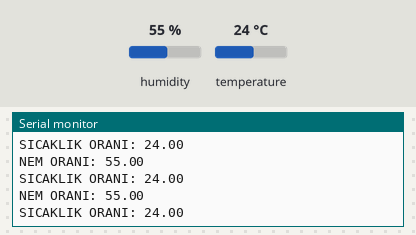
The sketch below on a simulated Arduino Uno, built with avr-gcc and run on an emulated ATmega328P. On the bench: the last lines printed to the serial monitor. The test bench sets the inputs (shaded band); at power-on: humidity 55 %, temperature 24 °C.

Above: at 1.2 s.
1.3 s: humidity set to 22 %
At 1.52 s:
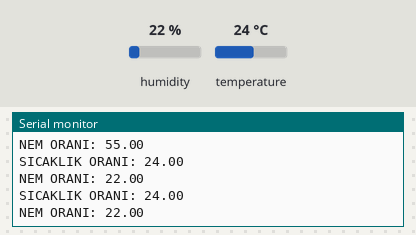
2.8 s: temperature set to 12 °C
At 2.88 s:
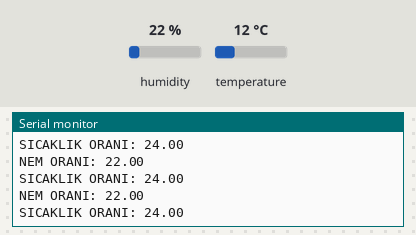
4.3 s: humidity set to 40 %
At 4.37 s:
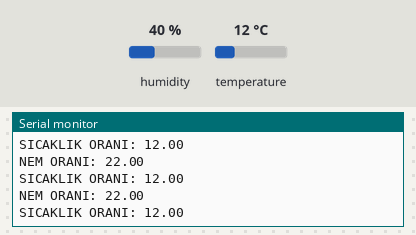
Timing chart, 0 to 7.3 s (numbered marks = the images above; inputs shaded):
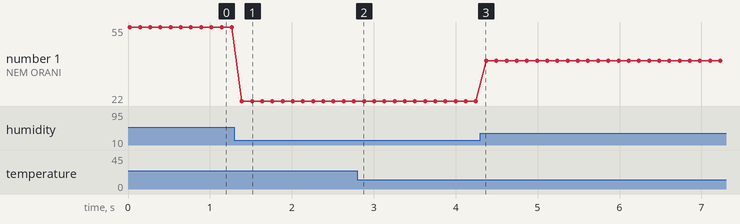

Measured:
- after the input at 1.3 s, the serial monitor: prints a new line after 0.09 s (image 1)
- plotted number 1: 55 → 22 after the input at 1.3 s, 22 → 40 after the input at 4.3 s

The sketch:

dht11.ino
```cpp
#include <dht11.h>
int dhtPin = 4;
dht11 dht_sensor;
void setup() {
  // put your setup code here, to run once:
  Serial.begin(9600);
}

void loop()
{
  // put your main code here, to run repeatedly:
  int  chk = dht_sensor.read(dhtPin);
  Serial.print("NEM ORANI: ");
  Serial.println((float)dht_sensor.humidity,2);

  Serial.print("SICAKLIK ORANI: ");
  Serial.println((float)dht_sensor.temperature,2);

  delay(100);
}
```
